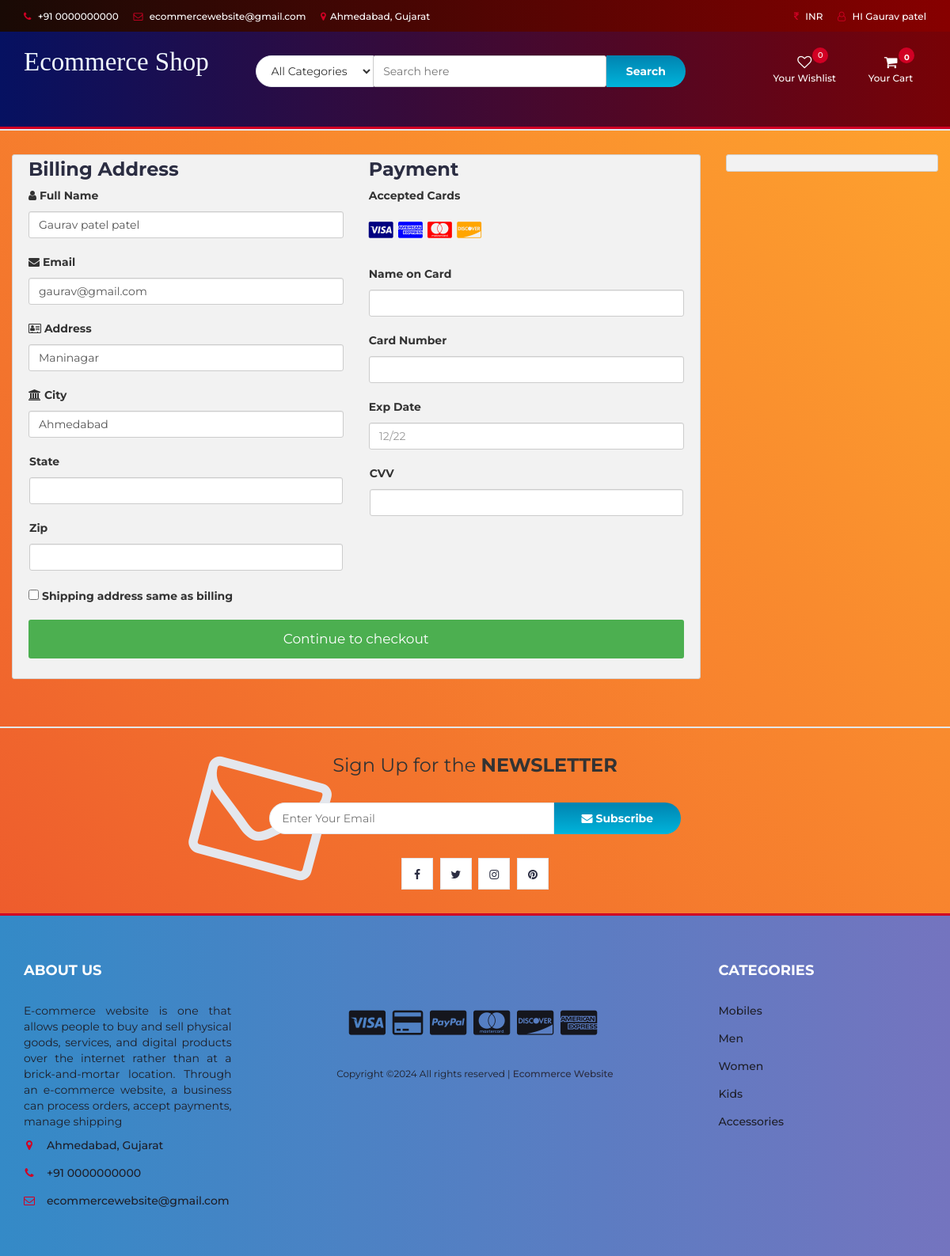
The page /checkout.php (signed in) on the database its author committed.
### tables this page shows
CREATE TABLE `user_info` (
  `user_id` int(10) NOT NULL,
  `first_name` varchar(100) NOT NULL,
  `last_name` varchar(100) NOT NULL,
  `email` varchar(300) NOT NULL,
  `password` varchar(300) NOT NULL,
  `mobile` varchar(10) NOT NULL,
  `address1` varchar(300) NOT NULL,
  `address2` varchar(11) NOT NULL
);

### checkout.php (the view, shortened to what this page needs)
<?php
include "db.php";
include "header.php";
?>
<section class="section">
	<div class="container-fluid">
		<div class="row-checkout">
		<?php
		if(isset($_SESSION["uid"])){
			$sql = "SELECT * FROM user_info WHERE user_id='$_SESSION[uid]'";
			$query = mysqli_query($con,$sql);
			$row=mysqli_fetch_array($query);
		echo'
			<div class="col-75">
				<div class="container-checkout">
				<form id="checkout_form" action="checkout_process.php" method="POST" class="was-validated">
					<div class="row-checkout">
					<div class="col-50">
						<h3>Billing Address</h3>
						<label for="fname"><i class="fa fa-user" ></i> Full Name</label>
						<input type="text" id="fname" class="form-control" name="firstname" pattern="^[a-zA-Z ]+$"  value="'.$row["first_name"].' '.$row["last_name"].'">
						<label for="email"><i class="fa fa-envelope"></i> Email</label>
						<input type="text" id="email" name="email" class="form-control" pattern="^[_a-z0-9-]+(\.[_a-z0-9-]+)*@[a-z0-9]+(\.[a-z]{2,4})$" value="'.$row["email"].'" required>
						<label for="adr"><i class="fa fa-address-card-o"></i> Address</label>
						<input type="text" id="adr" name="address" class="form-control" value="'.$row["address1"].'" required>
						<label for="city"><i class="fa fa-institution"></i> City</label>
						<input type="text" id="city" name="city" class="form-control" value="'.$row["address2"].'" pattern="^[a-zA-Z ]+$" required>
						<div class="row">
						<div class="col-50">
							<label for="state">State</label>
							<input type="text" id="state" name="state" class="form-control" pattern="^[a-zA-Z ]+$" required>
						</div>
						<div class="col-50">
							<label for="zip">Zip</label>
							<input type="text" id="zip" name="zip" class="form-control" pattern="^[0-9]{6}(?:-[0-9]{4})?$" required>
						</div>
						</div>
					</div>
					<div class="col-50">
						<h3>Payment</h3>
						<label for="fname">Accepted Cards</label>
						<div class="icon-container">
						<i class="fa fa-cc-visa" style="color:navy;"></i>
						<i class="fa fa-cc-amex" style="color:blue;"></i>
						<i class="fa fa-cc-mastercard" style="color:red;"></i>
						<i class="fa fa-cc-discover" style="color:orange;"></i>
						</div>
						<label for="cname">Name on Card</label>
						<input type="text" id="cname" name="cardname" class="form-control" pattern="^[a-zA-Z ]+$" required>
						<div class="form-group" id="card-number-field">
                        <label for="cardNumber">Card Number</label>
                        <input type="text" class="form-control" id="cardNumber" name="cardNumber" required>
                    </div>
						<label for="expdate">Exp Date</label>
						<input type="text" id="expdate" name="expdate" class="form-control" pattern="^((0[1-9])|(1[0-2]))\/(\d{2})$" placeholder="12/22"required>
						<div class="row">
						<div class="col-50">
							<div class="form-group CVV">
								<label for="cvv">CVV</label>
								<input type="text" class="form-control" name="cvv" id="cvv" required>
						</div>
						</div>
					</div>
					</div>
					</div>
					<label><input type="CHECKBOX" name="q" class="roomselect" value="conform" required> Shipping address same as billing
					</label>';
					$total=0;
					$total_count=$_POST['total_count'];
				echo'
				<input type="hidden" name="total_count" value="'.$total_count.'">
					<input type="hidden" name="total_price" value="'.$total.'">
					<input type="submit" id="submit" value="Continue to checkout" class="checkout-btn">
				</form>
				</div>
			</div>
			';
		}else{
			echo"<script>window.location.href = 'cart.php'</script>";
		}
		?>
			<div class="col-25">
				<div class="container-checkout">
				</div>
			</div>
		</div>
	</div>
</section>
		<div id="newsletter" class="section">
			<div class="container">
				<div class="row">
					<div class="col-md-12">
						<div class="newsletter">
							<p>Sign Up for the <strong>NEWSLETTER</strong></p>
							<form >
								<input class="input" type="email" placeholder="Enter Your Email">
								<button class="newsletter-btn"><i class="fa fa-envelope"></i> Subscribe</button>
							</form>
							<ul class="newsletter-follow">
								<li>
									<a href="#"><i class="fa fa-facebook"></i></a>
								</li>
								<li>
									<a href="#"><i class="fa fa-twitter"></i></a>
								</li>
								<li>
									<a href="#"><i class="fa fa-instagram"></i></a>
								</li>
								<li>
									<a href="#"><i class="fa fa-pinterest"></i></a>
								</li>
							</ul>
						</div>
					</div>
				</div>
			</div>
		</div>
<?php
include "footer.php";
?>

### header.php (shortened to what this page needs)
<!DOCTYPE html>
<html lang="en">
	<head>
		<link type="text/css" rel="stylesheet" href="css/bootstrap.min.css"/>
		<link type="text/css" rel="stylesheet" href="css/slick.css"/>
		<link type="text/css" rel="stylesheet" href="css/slick-theme.css"/>
		<link type="text/css" rel="stylesheet" href="css/nouislider.min.css"/>
		<link rel="stylesheet" href="css/font-awesome.min.css">
		<link type="text/css" rel="stylesheet" href="css/style.css"/>
		<link type="text/css" rel="stylesheet" href="css/accountbtn.css"/>
    </head>
	<body>
		<header>
			<div id="top-header">
				<div class="container">
					<ul class="header-links pull-left">
						<li><a href="#"><i class="fa fa-phone"></i> +91 0000000000</a></li>
						<li><a href="#"><i class="fa fa-envelope-o"></i> ecommercewebsite@gmail.com</a></li>
						<li><a href="#"><i class="fa fa-map-marker"></i>Ahmedabad, Gujarat</a></li>
					</ul>
					<ul class="header-links pull-right">
						<li><a href="#"><i class="fa fa-inr"></i> INR</a></li>
						<li><?php
                             include "db.php";
                            if(isset($_SESSION["uid"])){
                                $sql = "SELECT first_name FROM user_info WHERE user_id='$_SESSION[uid]'";
                                $query = mysqli_query($con,$sql);
                                $row=mysqli_fetch_array($query);
                                echo '
                               <div class="dropdownn">
                                  <a href="#" class="dropdownn" data-toggle="modal" data-target="#myModal" ><i class="fa fa-user-o"></i> HI '.$row["first_name"].'</a>
								  <div class="dropdownn-content">
								  	<a href="myorders.php"  ><i class="fa fa-shopping-basket" aria-hidden="true"></i>My Order</a>
                                    <a href="" data-toggle="modal" data-target="#profile"><i class="fa fa-user-circle" aria-hidden="true" ></i>My Profile</a>
                                    <a href="logout.php"  ><i class="fa fa-sign-in" aria-hidden="true"></i>Log out</a>
                                  </div>
                                </div>';
                            }
                                             ?>
                                </li>
					</ul>
				</div>
			</div>
			<div id="header">
				<div class="container">
					<div class="row">
						<div class="col-md-3">
							<div class="header-logo">
								<a href="#" class="logo">
								<font style="font-style:normal; font-size: 33px;color: aliceblue;font-family: serif">
                                        Ecommerce Shop
                                    </font>
								</a>
							</div>
						</div>
						<div class="col-md-6">
							<div class="header-search">
								<form onsubmit="return false">
									<select class="input-select">
										<option value="0">All Categories</option>
									</select>
									<input class="input" id="search" type="text" placeholder="Search here">
									<button id="search_btn"   class="search-btn">Search</button>
								</form>
							</div>
						</div>
						<div class="col-md-3 clearfix">
							<div class="header-ctn">
								<div>
									<a href="wishlist.php">
										<i class="fa fa-heart-o"></i>
										<span>Your Wishlist</span>
										<div id="wishlist-badge" class="qty">0</div>
									</a>
								</div>
								<div class="dropdown">
									<a class="dropdown-toggle" data-toggle="dropdown" aria-expanded="true">
										<i class="fa fa-shopping-cart"></i>
										<span>Your Cart</span>
										<div class="badge qty">0</div>
									</a>
									</div>
							</div>
						</div>
					</div>
				</div>
			</div>
		</header>
		<nav id='navigation'>
		</nav>

### css/style.css (style rules this page uses)
body { font-family: 'Montserrat', sans-serif; font-weight: 400; background-image: linear-gradient(-134deg, #FFA62E 0%, #FB962E 20%, #F8852E 40%, #F3742D 60%, #EF612D 80%, #EA4D2C 100%); }
h1, h2, h3, h4, h5, h6 { color: #2B2D42; font-weight: 700; margin: 0 0 10px; }
a { color: #2B2D42; font-weight: 500; -webkit-transition: 0.2s color; transition: 0.2s color; }
ul, ol { margin: 0; padding: 0; list-style: none }
.input { height: 40px; padding: 0px 15px; border: 1px solid #E4E7ED; background-color: #FFF; width: 100%; }
.input-select { padding: 0px 15px; background: #FFF; border: 1px solid #E4E7ED; height: 40px; }
.section { padding-top: 30px; padding-bottom: 30px; }
#top-header { padding-top: 10px; padding-bottom: 10px; background-color: #1E1F29; }
.header-links li { display: inline-block; margin-right: 15px; font-size: 12px; }
.header-links li:last-child { margin-right: 0px; }
.header-links li a { color: #FFF; }
.header-links li i { color: #D10024; margin-right: 5px; }
#header { padding-top: 15px; padding-bottom: 15px; background-image: linear-gradient(-135deg, #FF6CAB 0%, #F660BC 10%, #EC53CD 20%, #E045DE 30%, #D335EE 40%, #C323FF 50%, #B53AFF 60%, #A749FF 70%, #9854FF 80%, #865EFF 90%, #7366FF 100%); }
.header-logo { float: left; }
.header-search { padding: 15px 0px; }
.header-search form { position: relative; }
.header-search form .input-select { margin-right: -4px; border-radius: 40px 0px 0px 40px; }
.header-search form .input { width: calc(100% - 260px); margin-right: -4px; }
.header-search form .search-btn { height: 40px; width: 100px; background: #00B4DB; background: -webkit-linear-gradient(to bottom, #0083B0, #00B4DB); background: linear-gradient(to bottom, #0083B0, #00B4DB); color: #FFF; font-weight: 700; border: none; border-radius: 0px 40px 40px 0px; }
.header-ctn { float: right; padding: 15px 0px; }
.header-ctn>div { display: inline-block; }
.header-ctn>div+div { margin-left: 15px; }
.header-ctn>div>a { display: block; position: relative; width: 90px; text-align: center; color: #FFF; }
.header-ctn>div>a>i { display: block; font-size: 18px; }
.header-ctn>div>a>span { font-size: 12px; }
.header-ctn>div>a>.qty { position: absolute; right: 15px; top: -10px; width: 20px; height: 20px; line-height: 20px; text-align: center; border-radius: 50%; font-size: 10px; color: #FFF; background-color: #D10024; }
#navigation { background: #FFF; border-bottom: 2px solid #E4E7ED; border-top: 3px solid #D10024; }
#newsletter.section { border-top: 2px solid #E4E7ED; border-bottom: 3px solid #D10024; margin-top: 30px; }
.newsletter { text-align: center; }
.newsletter p { font-size: 24px; }
.newsletter form { position: relative; max-width: 520px; margin: 30px auto; }
.newsletter form:after { content: "\f003"; font-family: FontAwesome; position: absolute; font-size: 160px; color: #E4E7ED; top: 15px; -webkit-transform: translateY(-50%) rotate(15deg); -ms-transform: translateY(-50%) rotate(15deg); transform: translateY(-50%) rotate(15deg); z-index: -1; left: -90px; }
.newsletter form .input { width: calc(100% - 160px); margin-right: -4px; border-radius: 40px 0px 0px 40px; }
.newsletter form .newsletter-btn { width: 160px; height: 40px; font-weight: 700; background: #00B4DB; background: -webkit-linear-gradient(to bottom, #0083B0, #00B4DB); background: linear-gradient(to bottom, #0083B0, #00B4DB); color: #FFF; border: none; border-radius: 0px 40px 40px 0px; }
.newsletter .newsletter-follow { text-align: center; }
.newsletter .newsletter-follow li { display: inline-block; margin-right: 5px; }
.newsletter .newsletter-follow li:last-child { margin-right: 0px; }
.newsletter .newsletter-follow li a { position: relative; display: block; width: 40px; height: 40px; text-align: center; line-height: 40px; border: 1px solid #E4E7ED; background-color: #FFF; -webkit-transition: 0.2s all; transition: 0.2s all; }

### css/accountbtn.css (style rules this page uses)
.dropdownn { position: relative; display: inline-block; }

### header.php (style rules this page uses)
#navigation { background: #FF4E50; background: -webkit-linear-gradient(to right, #F9D423, #FF4E50); background: linear-gradient(to right, #F9D423, #FF4E50); }
#header { background: #780206; background: -webkit-linear-gradient(to right, #061161, #780206); background: linear-gradient(to right, #061161, #780206); }
#top-header { background: #870000; background: -webkit-linear-gradient(to right, #190A05, #870000); background: linear-gradient(to right, #190A05, #870000); }

### rows shown on the page
user_info: first_name "Gaurav patel", firstname "Gaurav patel patel", email "gaurav@gmail.com", address "Maninagar", city "Ahmedabad"
